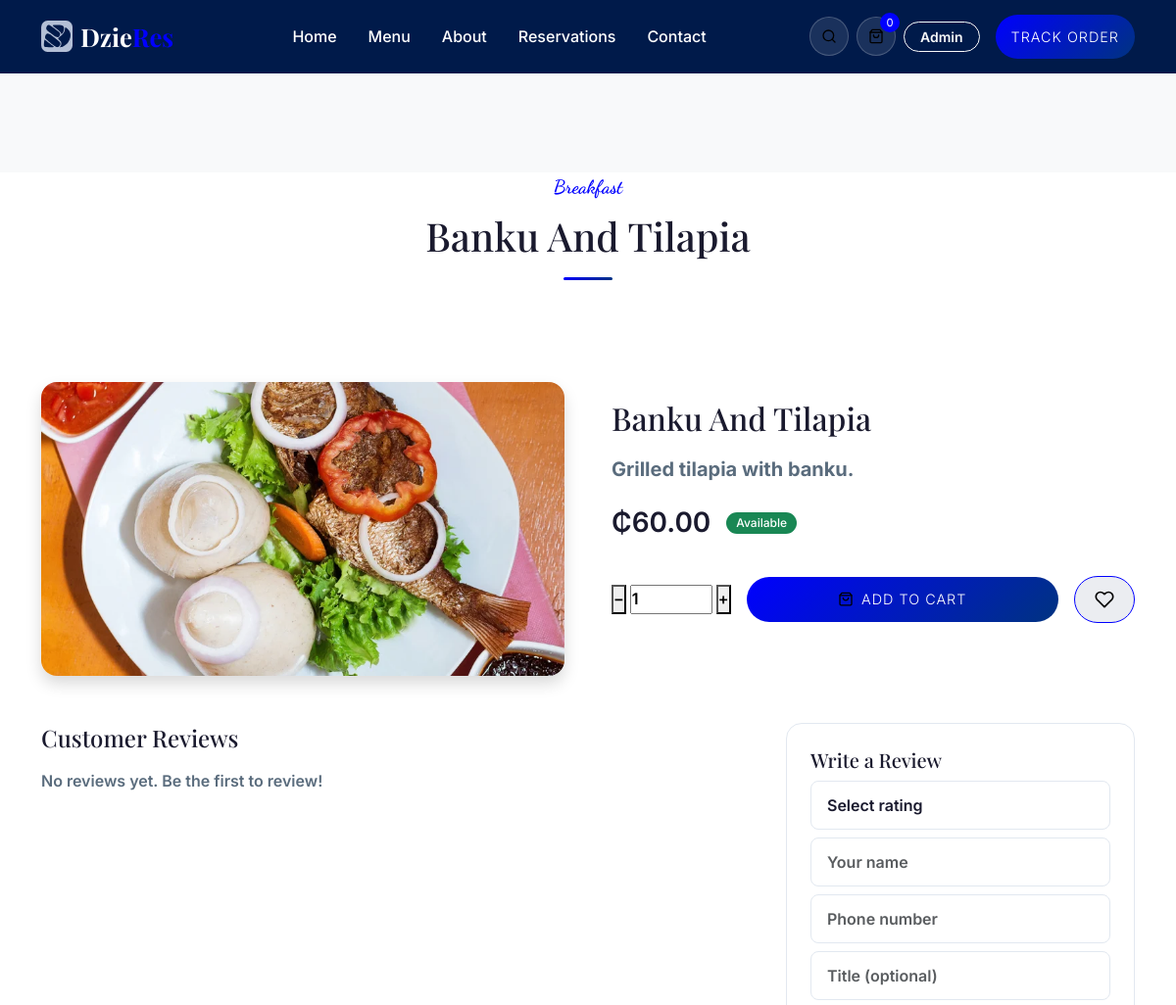
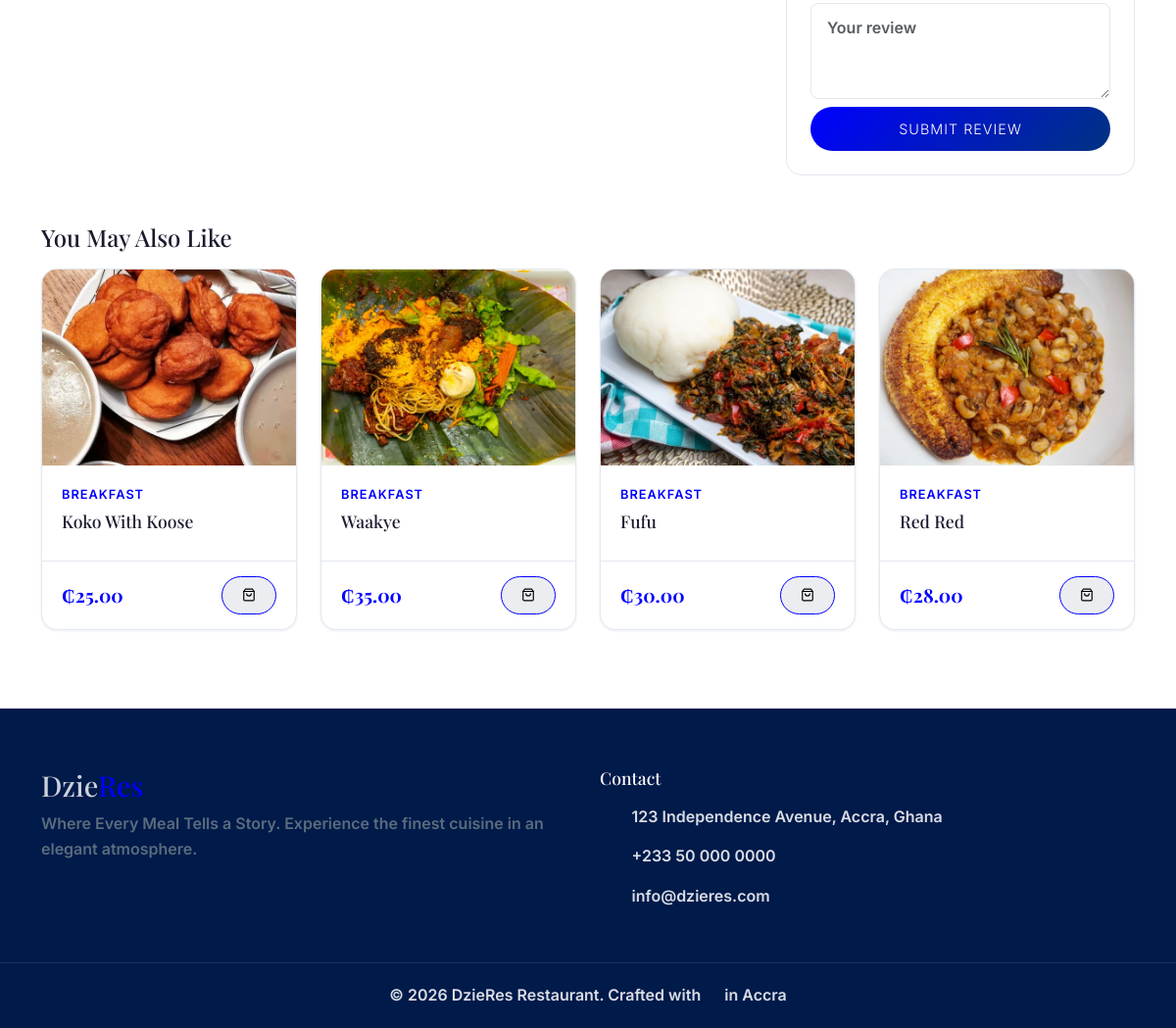
The page /menu/banku-and-tilapia on the database its author committed (2 pictures, top to bottom).
### tables this page shows
CREATE TABLE foods (
    id INTEGER PRIMARY KEY AUTOINCREMENT,
    category_id INTEGER NOT NULL,
    name VARCHAR(200) NOT NULL,
    slug VARCHAR(200) NOT NULL UNIQUE,
    description TEXT,
    ingredients TEXT,
    price DECIMAL(10,2) NOT NULL,
    discount_percent DECIMAL(5,2) DEFAULT 0,
    final_price DECIMAL(10,2),
    calories INTEGER,
    preparation_time INTEGER, -- in minutes
    image VARCHAR(255),
    images TEXT, -- JSON array
    spice_level TEXT DEFAULT 'mild',
    availability TEXT DEFAULT 'available',
    status TEXT DEFAULT 'active',
    is_featured INTEGER DEFAULT 0,
    is_todays_special INTEGER DEFAULT 0,
    is_chef_recommendation INTEGER DEFAULT 0,
    tags TEXT, -- JSON array
    serving_size VARCHAR(50),
    allergens TEXT, -- JSON array
    preparation_time_range VARCHAR(50),
    unit TEXT DEFAULT 'plate',
    stock_quantity INTEGER DEFAULT 999,
    min_order_qty INTEGER DEFAULT 1,
    max_order_qty INTEGER DEFAULT 20,
    sort_order INTEGER DEFAULT 0,
    created_at DATETIME DEFAULT CURRENT_TIMESTAMP,
    updated_at DATETIME DEFAULT CURRENT_TIMESTAMP,
    FOREIGN KEY (category_id) REFERENCES categories(id) ON DELETE CASCADE
);

CREATE TABLE categories (
    id INTEGER PRIMARY KEY AUTOINCREMENT,
    name VARCHAR(100) NOT NULL,
    slug VARCHAR(100) NOT NULL UNIQUE,
    description TEXT,
    image VARCHAR(255),
    icon VARCHAR(50),
    parent_id INTEGER,
    sort_order INTEGER DEFAULT 0,
    status TEXT DEFAULT 'active',
    is_featured INTEGER DEFAULT 0,
    created_at DATETIME DEFAULT CURRENT_TIMESTAMP,
    updated_at DATETIME DEFAULT CURRENT_TIMESTAMP,
    FOREIGN KEY (parent_id) REFERENCES categories(id) ON DELETE SET NULL
);

### views/menu/show.php (the view, shortened to what the rows shown need)
<section class="page-hero">
    <div class="container">
        <div class="text-center" data-aos="fade-up">
            <p class="section-subtitle"><?= \escape($food->category_name ?? 'Menu') ?></p>
            <h1 class="page-title"><?= \escape($food->name) ?></h1>
            <div class="section-divider mx-auto"></div>
        </div>
    </div>
</section>
<section class="section-padding">
    <div class="container">
        <div class="row g-5">
            <div class="col-lg-6" data-aos="fade-right">
                <div class="food-detail-image rounded-4 overflow-hidden shadow">
                    <img src="<?= \menuImageUrl($food) ?>" alt="<?= \escape($food->name) ?>" class="img-fluid w-100">
                </div>
            </div>
            <div class="col-lg-6" data-aos="fade-left">
                <h2 class="mb-3"><?= \escape($food->name) ?></h2>
                <p class="text-muted lead"><?= \escape($food->description ?? '') ?></p>
                <div class="d-flex align-items-center gap-3 mb-4">
                    <div class="food-price fs-3">
                        <?= \formatPrice($food->final_price ?? $food->price) ?>
                    </div>
                    <?php if ($food->availability === 'sold_out'): ?>
                        <span class="badge bg-danger">Sold Out</span>
                    <?php elseif ($food->availability === 'unavailable'): ?>
                        <span class="badge bg-warning text-dark">Unavailable</span>
                    <?php else: ?>
                        <span class="badge bg-success">Available</span>
                    <?php endif; ?>
                </div>
                <?php if ($food->availability === 'available'): ?>
                    <div class="d-flex align-items-center gap-3 mb-3">
                        <div class="quantity-control qty-group">
                            <button type="button" class="qty-btn" data-action="dec">−</button>
                            <input type="number" class="qty-input" id="detailQty" value="1" min="1" max="<?= $food->max_order_qty ?? 20 ?>">
                            <button type="button" class="qty-btn" data-action="inc">+</button>
                        </div>
                        <button class="btn btn-gold btn-lg flex-grow-1 add-to-cart" data-food-id="<?= $food->id ?>" data-quantity-input="detailQty">
                            <?= \icon('cart', ['style' => 'width:1.1em;height:1.1em;margin-right:0.5rem;vertical-align:-0.15em;']) ?>Add to Cart
                        </button>
                        <button class="btn btn-light-gold btn-lg favorite-btn" data-food-id="<?= $food->id ?>">
                            <?= \icon('heart', []) ?>
                        </button>
                    </div>
                <?php else: ?>
                    <button class="btn btn-secondary btn-lg w-100" disabled>Currently Unavailable</button>
                <?php endif; ?>
            </div>
        </div>
        <div class="row mt-5">
            <div class="col-lg-8">
                <h4 class="mb-3">Customer Reviews</h4>
                <?php if (!empty($reviews)): ?>
                    <?php foreach ($reviews as $r): ?>
                        <div class="review-item">
                            <div class="d-flex justify-content-between">
                                <strong><?= \escape($r->user_name ?? $r->guest_name ?? 'Guest') ?></strong>
                                <span class="text-warning"><?= str_repeat('★', $r->rating) ?><?= str_repeat('☆', 5 - $r->rating) ?></span>
                            </div>
                            <?php if (!empty($r->title)): ?><div class="fw-semibold"><?= \escape($r->title) ?></div><?php endif; ?>
                            <p class="text-muted mb-0"><?= \escape($r->comment) ?></p>
                        </div>
                    <?php endforeach; ?>
                <?php else: ?>
                    <p class="text-muted">No reviews yet. Be the first to review!</p>
                <?php endif; ?>
            </div>
            <div class="col-lg-4">
                    <div class="glass-card p-4">
                        <h5>Write a Review</h5>
                        <form id="reviewForm">
                            <div class="mb-2">
                                <select name="rating" class="form-select" required>
                                    <option value="">Select rating</option>
                                </select>
                            </div>
                            <div class="mb-2"><input type="text" name="name" class="form-control" placeholder="Your name" required></div>
                            <div class="mb-2"><input type="tel" name="phone" class="form-control" placeholder="Phone number" required></div>
                            <div class="mb-2"><input type="text" name="title" class="form-control" placeholder="Title (optional)"></div>
                            <div class="mb-2"><textarea name="comment" class="form-control" rows="3" placeholder="Your review" required></textarea></div>
                            <button type="submit" class="btn btn-gold w-100">Submit Review</button>
                        </form>
                    </div>
            </div>
        </div>
        <?php if (!empty($relatedFoods)): ?>
            <div class="mt-5">
                <h4 class="mb-3">You May Also Like</h4>
                <div class="row g-4">
                    <?php foreach ($relatedFoods as $rf): ?>
                        <div class="col-md-6 col-lg-3">
                            <div class="food-card">
                                <div class="food-image">
                                    <a href="<?= \baseUrl('menu/' . $rf->slug) ?>">
                                        <img src="<?= \menuImageUrl($rf) ?>" alt="<?= \escape($rf->name) ?>" loading="lazy">
                                    </a>
                                </div>
                                <div class="food-body">
                                    <p class="food-category"><?= \escape($rf->category_name ?? '') ?></p>
                                    <h6 class="food-name"><a href="<?= \baseUrl('menu/' . $rf->slug) ?>" class="text-decoration-none text-reset"><?= \escape($rf->name) ?></a></h6>
                                </div>
                                <div class="food-footer">
                                    <div class="food-price"><?= \formatPrice($rf->final_price ?? $rf->price) ?></div>
                                    <button class="btn btn-light-gold btn-sm add-to-cart" data-food-id="<?= $rf->id ?>"><?= \icon('cart', []) ?></button>
                                </div>
                            </div>
                        </div>
                    <?php endforeach; ?>
                </div>
            </div>
        <?php endif; ?>
    </div>
</section>

### Router.php (shortened to what the rows shown need)
<?php
class Router
{
    private $routes = [];
    private $middleware = [];
    private $prefix = '';
    private function addRoute(string $methods, string $path, $handler, array $middleware): void
    {
        $path = $this->prefix . $path;
        $methods = explode('|', $methods);
        foreach ($methods as $method) {
            $this->routes[] = [
                'method' => strtoupper(trim($method)),
                'path' => $path,
                'handler' => $handler,
                'middleware' => array_merge($this->middleware, $middleware),
                'pattern' => $this->pathToRegex($path),
            ];
        }
    }
    public function group(string $prefix, callable $callback, array $middleware = []): void
    {
        $previousPrefix = $this->prefix;
        $previousMiddleware = $this->middleware;
        $this->prefix = $previousPrefix . $prefix;
        $this->middleware = array_merge($previousMiddleware, $middleware);
        $this->prefix = $previousPrefix;
        $this->middleware = $previousMiddleware;
    }
    public function dispatch(): void
    {
        $uri = parse_url($_SERVER['REQUEST_URI'], PHP_URL_PATH);
        $basePath = dirname($_SERVER['SCRIPT_NAME']);
        if ($basePath !== '/' && strpos($uri, $basePath) === 0) {
            $uri = substr($uri, strlen($basePath));
        }
        $uri = '/' . trim($uri, '/');
        foreach ($this->routes as $route) {
            if (preg_match($route['pattern'], $uri, $matches)) {
                $params = array_filter($matches, function($key) {
                    return !is_numeric($key);
                }, ARRAY_FILTER_USE_KEY);
                $this->executeHandler($route['handler'], $params);
                return;
            }
        }
    }
    private function pathToRegex(string $path): string
    {
        $pattern = preg_replace('/\{([a-zA-Z_]+)\}/', '(?P<$1>[^/]+)', $path);
        $pattern = str_replace('/', '\/', $pattern);
        return '/^' . $pattern . '$/';
    }
    private function executeHandler($handler, array $params): void
    {
        if (is_callable($handler)) {
            call_user_func_array($handler, $params);
        } elseif (is_string($handler)) {
            if (strpos($handler, '@') !== false) {
                [$controller, $method] = explode('@', $handler);
                $instance = new $controller();
                call_user_func_array([$instance, $method], $params);
            } else {
                view($handler, $params);
            }
        }
    }
}

### helpers/functions.php (shortened to what the rows shown need)
<?php
function app(): array
{
    static $config = null;
    if ($config === null) {
        $config = require __DIR__ . '/../config/app.php';
    }
    return $config;
}
function db(): Database
{
    return Database::getInstance();
}
function config(string $key, $default = null)
{
    $dbValue = dbConfigValue($key);
    $keys = explode('.', $key);
    $value = app();
    foreach ($keys as $segment) {
        $value = $value[$segment];
    }
    return $value;
}
function dbConfigValue(string $key)
{
    static $map = [
        'tax.rate'               => 'tax_rate',
        'service_charge'         => 'service_charge',
        'delivery.fee'           => 'delivery_fee',
        'delivery.free_above'    => 'free_delivery_above',
        'currency.symbol'        => 'currency_symbol',
        'currency.code'          => 'currency_code',
        'restaurant.name'        => 'restaurant_name',
        'restaurant.tagline'     => 'restaurant_tagline',
        'restaurant.phone'       => 'restaurant_phone',
        'restaurant.email'       => 'restaurant_email',
        'restaurant.address'     => 'restaurant_address',
        'restaurant.opening_hours' => 'opening_hours',
        'loyalty.points_per_ghs' => 'loyalty_points_per_ghs',
        'loyalty.welcome_points' => 'welcome_points',
        'app.accent_color'       => 'accent_color',
        'app.primary_color'      => 'primary_color',
    ];
    if (!isset($map[$key])) {
        return null;
    }
    try {
        return getSetting($map[$key]);
    } catch (\Throwable $e) {
        return null;
    }
}
function detectBaseUrl(): string
{
    $configured = config('url');
    if (!empty($_SERVER['HTTP_HOST'])) {
        $scheme = (!empty($_SERVER['HTTPS']) && $_SERVER['HTTPS'] !== 'off') ? 'https' : 'http';
        $host = $_SERVER['HTTP_HOST'];
        $script = $_SERVER['SCRIPT_NAME'] ?? '/index.php';
        $basePath = rtrim(dirname($script), '/');
        return $scheme . '://' . $host . $basePath;
    }
    return rtrim($configured ?: 'http://localhost/restaurant', '/');
}
function baseUrl(string $path = ''): string
{
    static $base = null;
    if ($base === null) {
        $base = detectBaseUrl();
    }
    return rtrim($base, '/') . '/' . ltrim($path, '/');
}
function escape(string $value): string
{
    return htmlspecialchars($value, ENT_QUOTES | ENT_HTML5, 'UTF-8');
}
function formatPrice(float $amount): string
{
    $symbol = config('currency.symbol', '₵');
    return $symbol . number_format($amount, 2);
}
function getSetting(string $key, $default = null)
{
    $result = db()->fetch("SELECT value FROM settings WHERE `key` = ?", [$key]);
    return $result ? $result->value : $default;
}
function view(string $view, array $data = []): void
{
    extract($data);
    $viewPath = __DIR__ . '/../views/' . $view . '.php';
    require $viewPath;
}
function asset(string $path): string
{
    return baseUrl('assets/' . ltrim($path, '/'));
}
function icon(string $name, array $attrs = []): string
{
    $file = $map[$name] ?? 'search.svg';
    $src = asset('images/icons/' . $file);
    $html = '<img src="' . $src . '" alt="' . $name . '" class="icon icon-' . $name . '"';
    foreach ($attrs as $k => $v) {
        $html .= ' ' . $k . '="' . htmlspecialchars($v, ENT_QUOTES) . '"';
    }
    $html .= '>';
    return $html;
}
function menuImageUrl(object $food): string
{
    $slug = $food->slug ?? '';
    $menuDir = __DIR__ . '/../assets/images/menu/';
    if ($slug && is_dir($menuDir)) {
        $files = [];
        if (defined('GLOB_BRACE')) {
            $files = glob($menuDir . $slug . '-*.{jpg,jpeg,png,webp}', GLOB_BRACE);
        } else {
            foreach (['jpg','jpeg','png','webp'] as $ext) {
                $files = array_merge($files, glob($menuDir . $slug . '-*.' . $ext));
            }
        }
        foreach ($files as $file) {
            return asset('images/menu/' . basename($file));
        }
    }
    return asset('images/food-placeholder.svg');
}

### rows shown on the page
foods: category.name "Breakfast", name "Banku And Tilapia", slug (picture), description "Grilled tilapia with banku."
foods: slug (picture), category.name "BREAKFAST", name "Koko With Koose", price "₵25.00"
foods: slug (picture), category.name "BREAKFAST", name "Waakye", price "₵35.00"
foods: slug (picture), category.name "BREAKFAST", name "Fufu", price "₵30.00"
foods: slug (picture), category.name "BREAKFAST", name "Red Red", price "₵28.00"
